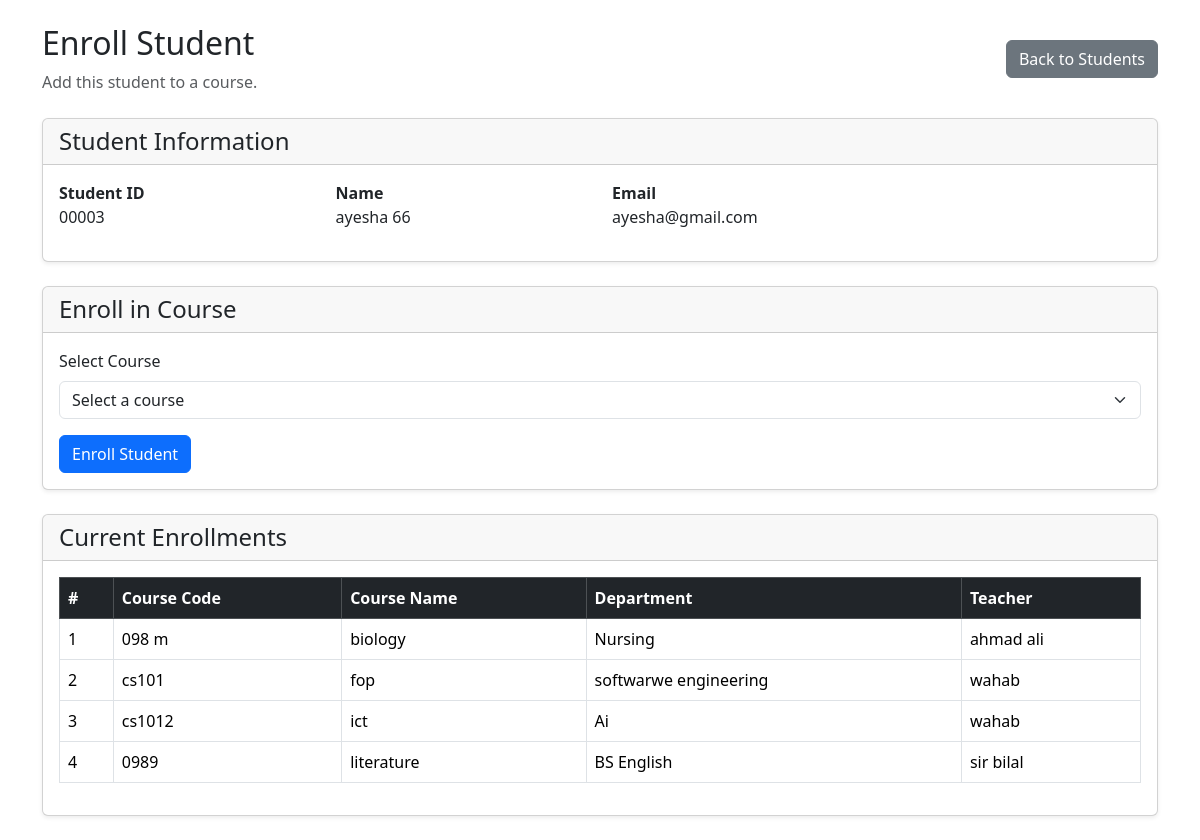
Screenshot of /admin/enroll_student.php?student_id=7 (signed in) with the database file from the repository.
### tables this page shows
CREATE TABLE `users` (
  `id` int(11) NOT NULL,
  `full_name` varchar(100) NOT NULL,
  `email` varchar(100) NOT NULL,
  `phone` varchar(30) DEFAULT NULL,
  `address` varchar(255) DEFAULT NULL,
  `student_id` varchar(50) DEFAULT NULL,
  `teacher_id` varchar(50) DEFAULT NULL,
  `semester` int(11) DEFAULT NULL,
  `department_id` int(11) DEFAULT NULL,
  `password` varchar(255) NOT NULL,
  `role` enum('student','teacher','admin') NOT NULL DEFAULT 'student',
  `created_at` timestamp NOT NULL DEFAULT current_timestamp()
);

CREATE TABLE `enrollments` (
  `id` int(11) NOT NULL,
  `student_id` int(11) NOT NULL,
  `course_id` int(11) NOT NULL,
  `enrolled_at` timestamp NOT NULL DEFAULT current_timestamp()
);

CREATE TABLE `courses` (
  `id` int(11) NOT NULL,
  `department_id` int(11) NOT NULL,
  `teacher_id` int(11) DEFAULT NULL,
  `course_code` varchar(50) NOT NULL,
  `course_name` varchar(150) NOT NULL,
  `description` text DEFAULT NULL,
  `credit_hours` int(11) DEFAULT 3,
  `created_at` timestamp NOT NULL DEFAULT current_timestamp()
);

CREATE TABLE `departments` (
  `id` int(11) NOT NULL,
  `name` varchar(100) NOT NULL,
  `description` text DEFAULT NULL,
  `created_at` timestamp NOT NULL DEFAULT current_timestamp()
);

### admin/enroll_student.php (the view, shortened to what this page needs)
<?php
include "../includes/db.php";
$student_id = isset($_GET['student_id']) ? intval($_GET['student_id']) : 0;
$stmt = mysqli_prepare(
    $conn,
    "SELECT id, full_name, student_id, email
     FROM users
     WHERE id = ? AND role = 'student'
     LIMIT 1"
);
mysqli_stmt_bind_param($stmt, "i", $student_id);
mysqli_stmt_execute($stmt);
$result_student = mysqli_stmt_get_result($stmt);
$student = mysqli_fetch_assoc($result_student);
$enrolled_courses = mysqli_query(
    $conn,
    "SELECT
        e.id,
        c.course_code,
        c.course_name,
        d.name AS department_name,
        u.full_name AS teacher_name
     FROM enrollments e
     INNER JOIN courses c
        ON e.course_id = c.id
     LEFT JOIN departments d
        ON c.department_id = d.id
     LEFT JOIN users u
        ON c.teacher_id = u.id
     WHERE e.student_id = $student_id
     ORDER BY c.course_name ASC"
);
?>
<!DOCTYPE html>
<html lang="en">
<head>
    <link
        href="https://cdn.jsdelivr.net/npm/bootstrap@5.3.3/dist/css/bootstrap.min.css"
        rel="stylesheet"
    >
</head>
<body>
<div class="container py-4">
    <div class="d-flex justify-content-between align-items-center mb-4">
        <div>
            <h2>Enroll Student</h2>
            <p class="text-muted mb-0">
                Add this student to a course.
            </p>
        </div>
        <a
            href="students.php"
            class="btn btn-secondary"
        >
            Back to Students
        </a>
    </div>
    <div class="card shadow-sm mb-4">
        <div class="card-header">
            <h4 class="mb-0">
                Student Information
            </h4>
        </div>
        <div class="card-body">
            <div class="row">
                <div class="col-md-3">
                    <strong>Student ID</strong>
     <p>
    <?php
    echo htmlspecialchars($student['student_id'] ?? 'Not Assigned');
    ?>
</p>
                </div>
                <div class="col-md-3">
                    <strong>Name</strong>
                    <p>
                        <?php
                        echo htmlspecialchars(
                            $student['full_name']
                        );
                        ?>
                    </p>
                </div>
                <div class="col-md-3">
                    <strong>Email</strong>
                    <p>
                        <?php
                        echo htmlspecialchars(
                            $student['email']
                        );
                        ?>
                    </p>
                </div>
            </div>
        </div>
    </div>
    <div class="card shadow-sm mb-4">
        <div class="card-header">
            <h4 class="mb-0">
                Enroll in Course
            </h4>
        </div>
        <div class="card-body">
            <form method="POST">
                <div class="mb-3">
                    <label class="form-label">
                        Select Course
                    </label>
                    <select
                        name="course_id"
                        class="form-select"
                        required
                    >
                        <option value="">
                            Select a course
                        </option>
                    </select>
                </div>
                <button
                    type="submit"
                    name="enroll_student"
                    class="btn btn-primary"
                >
                    Enroll Student
                </button>
            </form>
        </div>
    </div>
    <div class="card shadow-sm">
        <div class="card-header">
            <h4 class="mb-0">
                Current Enrollments
            </h4>
        </div>
        <div class="card-body">
            <div class="table-responsive">
                <table class="table table-bordered table-hover">
                    <thead class="table-dark">
                        <tr>
                            <th>#</th>
                            <th>Course Code</th>
                            <th>Course Name</th>
                            <th>Department</th>
                            <th>Teacher</th>
                        </tr>
                    </thead>
                    <tbody>
                    <?php if (mysqli_num_rows($enrolled_courses) > 0): ?>
                        <?php $count = 1; ?>
                        <?php while ($course = mysqli_fetch_assoc($enrolled_courses)): ?>
                            <tr>
                                <td>
                                    <?php echo $count++; ?>
                                </td>
                                <td>
                                    <?php
                                    echo htmlspecialchars(
                                        $course['course_code']
                                    );
                                    ?>
                                </td>
                                <td>
                                    <?php
                                    echo htmlspecialchars(
                                        $course['course_name']
                                    );
                                    ?>
                                </td>
                                <td>
                                    <?php
                                    echo !empty($course['department_name'])
                                        ? htmlspecialchars(
                                            $course['department_name']
                                        )
                                        : "Not set";
                                    ?>
                                </td>
                                <td>
                                    <?php
                                    echo !empty($course['teacher_name'])
                                        ? htmlspecialchars(
                                            $course['teacher_name']
                                        )
                                        : "Not assigned";
                                    ?>
                                </td>
                            </tr>
                        <?php endwhile; ?>
                    <?php endif; ?>
                    </tbody>
                </table>
            </div>
        </div>
    </div>
</div>
</body>
</html>

### rows the page displays
users: student "00003", full_name "ayesha 66", email "ayesha@gmail.com"
enrollments: course.course_code "098 m", course.course_name "biology", departments.name "Nursing", users.full_name "ahmad ali"
enrollments: course.course_code "cs101", course.course_name "fop", departments.name "softwarwe engineering", users.full_name "wahab"
enrollments: course.course_code "cs1012", course.course_name "ict", departments.name "Ai", users.full_name "wahab"
enrollments: course.course_code "0989", course.course_name "literature", departments.name "BS English", users.full_name "sir bilal"
